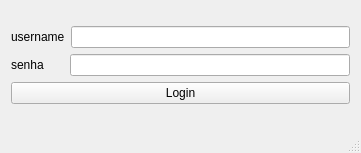
<?xml version="1.0" encoding="UTF-8"?>
<ui version="4.0">
 <class>JanelaLogin</class>
 <widget class="QMainWindow" name="JanelaLogin">
  <property name="geometry">
   <rect>
    <x>0</x>
    <y>0</y>
    <width>361</width>
    <height>153</height>
   </rect>
  </property>
  <property name="windowTitle">
   <string>JanelaLogin</string>
  </property>
  <widget class="QWidget" name="centralWidget">
   <layout class="QVBoxLayout" name="verticalLayout_2">
    <item>
     <layout class="QVBoxLayout" name="verticalLayout">
      <item>
       <layout class="QHBoxLayout" name="horizontalLayout">
        <item>
         <widget class="QLabel" name="label">
          <property name="text">
           <string>username</string>
          </property>
         </widget>
        </item>
        <item>
         <widget class="QLineEdit" name="leUsername"/>
        </item>
       </layout>
      </item>
      <item>
       <layout class="QHBoxLayout" name="horizontalLayout_2">
        <item>
         <widget class="QLabel" name="label_2">
          <property name="text">
           <string>senha</string>
          </property>
         </widget>
        </item>
        <item>
         <spacer name="horizontalSpacer">
          <property name="orientation">
           <enum>Qt::Horizontal</enum>
          </property>
          <property name="sizeType">
           <enum>QSizePolicy::Preferred</enum>
          </property>
          <property name="sizeHint" stdset="0">
           <size>
            <width>20</width>
            <height>20</height>
           </size>
          </property>
         </spacer>
        </item>
        <item>
         <widget class="QLineEdit" name="leSenha">
          <property name="echoMode">
           <enum>QLineEdit::Password</enum>
          </property>
         </widget>
        </item>
       </layout>
      </item>
      <item>
       <widget class="QPushButton" name="btLogin">
        <property name="text">
         <string>Login</string>
        </property>
       </widget>
      </item>
     </layout>
    </item>
   </layout>
  </widget>
  <widget class="QStatusBar" name="statusBar"/>
 </widget>
 <layoutdefault spacing="6" margin="11"/>
 <resources/>
 <connections/>
</ui>
